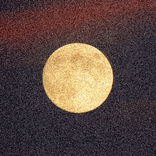
#> input picture Assignment_2/moon_noisy.png, 156 x 156 px, shrunk from 300 x 300 before the run
$ python Assignment_2.py
#> lines starting #> are read from the running program, lines starting #| are printed output that depends on the picture; after the words box and inside, x2 and y2 are one past the last pixel; in counts of white or black regions, pixels touching at a corner belong together
import numpy as np
import matplotlib.image as mpimg
from scipy.ndimage import convolve
import matplotlib.pyplot as plt
from scipy.ndimage import convolve
import matplotlib.pyplot as plt
from scipy import misc
from matplotlib.image import imread
from math import pi


def gaussian_kernel(size, sigma):
    """Creates a 2D Gaussian kernel."""
    kernel = np.zeros((size, size))
    center = size // 2

    if sigma == 0:
        kernel[center, center] = 1
        return kernel

    for x in range(size):
        for y in range(size):
            x_dist = (x - center) ** 2
            y_dist = (y - center) ** 2
            kernel[x, y] = np.exp(-(x_dist + y_dist) / (2 * sigma ** 2))

    # Normalize the kernel so that the sum equals 1
    kernel /= np.sum(kernel)

    return kernel


def Histogram(img):

    if np.max(img) <= 1:
        img = (255 * img).astype(int)
    # Count occurrences for each intensity level
    img_freq = np.zeros(256, dtype=int)
    for l in range(256):
       img_freq[l] = np.count_nonzero(img == l)

    return img_freq


def Within_class_variance(img):

    # Normalize the image to 0-255 range
    if np.max(img) <= 1:
        img = (255 * img).astype(int)

    var_w_lst = np.zeros(256, dtype = int)
    img_freq = Histogram(img)
    #print(coins_array)
    w_t = np.sum(img_freq)


    for t in range(256):
        mean_0 = 0
        mean_1 = 0
        var_0 = 0
        var_1 = 0
        w_0 = 0
        w_1 = 0
        for i in range(t + 1):
            w_0 += img_freq[i]

        for j in range(t + 1, 256):
            w_1 += img_freq[j]

        if  w_0 > 0:
            for i in range(t + 1):
                mean_0 += i * img_freq[i] / w_0
        if t < 255 and w_1 > 0:
            for j in range(t + 1, 256):
                mean_1 += j * img_freq[j] / w_1


        if  w_0 > 0:
            for i in range(t + 1):
                var_0 += ((i-mean_0)**2) * img_freq[i] / w_0
        if t < 255 and w_1 > 0:
            for j in range(t + 1, 256):
                var_1 += ((j-mean_1)**2) * img_freq[j] / w_1
        var_w = int((w_0*var_0 + w_1*var_1)/w_t)
        var_w_lst[t] = var_w

    return var_w_lst


# Load the original image (RGB)
img = mpimg.imread("moon_noisy.png")
#> img is the input picture: shape (156, 156, 3) float32; mean R, G, B 0.355, 0.279, 0.257
print("Image Shape:", img.shape)
#| Image Shape: (156, 156, 3)

# Split image into red, green, and blue channels
red_channel = img[:, :, 0]
green_channel = img[:, :, 1]
blue_channel = img[:, :, 2]
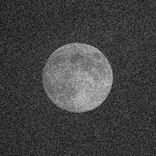
#> blue_channel: shape (156, 156) float32; min 0.0314, max 0.8, mean 0.257

# Create subplots
fig, axs1 = plt.subplots(2, 4, figsize=(20, 10))
fig, axs2 = plt.subplots(2, 4, figsize=(20, 10))
fig, axs3 = plt.subplots(2, 4, figsize=(20, 10))

# Apply Gaussian filters with different variances
n = 0
for variance in [0, 0.1, 0.5, 1, 2.5, 5, 10, 20]:
    kernel_size = 41
    sigma_g = variance
    gaussian_filter = gaussian_kernel(kernel_size, sigma_g)

    # Convolve the filter with each channel
    red_blurred_channel = convolve(red_channel, gaussian_filter)
    green_blurred_channel = convolve(green_channel, gaussian_filter)
    blue_blurred_channel = convolve(blue_channel, gaussian_filter)

    # Stack the channels back into an RGB image
    blurred_img = np.dstack((red_blurred_channel, green_blurred_channel, blue_blurred_channel))
    # Convert the blurred image to grayscale
    blurred_img_gray = np.dot(blurred_img, [0.2989, 0.5870, 0.1140])

    #binarize the blurred image
    within_variance = Within_class_variance(blurred_img_gray)
    optimal_within_variance = np.min(within_variance)
    threshold = np.argmin(within_variance)
    print("Threshold: {} \noptimal within-class variances for σ({})=:{}".format(threshold, variance, optimal_within_variance))
    binarized_img = np.zeros_like(blurred_img_gray)
    for i in range(binarized_img.shape[0]):
        for j in range(binarized_img.shape[1]):
            if blurred_img_gray[i, j] > threshold/255:
                binarized_img[i, j] = 255
            else:
                binarized_img[i, j] = 0

    # Plot the blurred image in axs1
    row = n // 4
    col = n % 4

    axs1[row, col].imshow(blurred_img)
    axs1[row, col].set_title(f"Blurred (σ_g={variance})")
    axs1[row, col].axis('off')

    # Calculate the histogram for the grayscale blurred image
    hist_values = Histogram(blurred_img_gray)

    # Plot the histogram in axs2
    axs2[row, col].plot(np.arange(0, 256), hist_values)
    axs2[row, col].set_title(f"Histogram (σ_g={variance})")
    axs2[row, col].set_xlim([0, 255])

    axs3[row, col].imshow(binarized_img, cmap='gray')
    axs3[row, col].set_title(f"Binarized image (σ_g={variance})")
    axs3[row, col].axis('off')

    n += 1
#> this loop made 8 passes
#> (optimal_within_variance, threshold) on passes 1 to 8: (253, 119), (253, 119), (190, 117), (164, 122), (209, 119), (280, 117), (355, 111), (383, 106)
#> (printed output is left out)
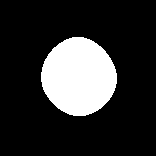
#> binarized_img: shape (156, 156) float64; 18.8% white; 1 white region, box (x1, y1, x2, y2) and area: (41, 37, 117, 116) 4579
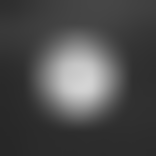
#> blurred_img_gray: shape (156, 156) float64; min 0.153, max 0.833, mean 0.299
#> after the loop, n = 8

# Show the plots
plt.show()
#> figure, not shown here; panel 1: curve peaks at x = 47, y = 580; panel 2: curve peaks at x = 47, y = 580; panel 3: curve peaks at x = 49, y = 695; panel 4: curve peaks at x = 45, y = 1042


def downsampling(img, factor):
    size = img.shape

    sampled_img = np.zeros((size[0]//factor, size[1]//factor), dtype=img.dtype)
    for i in range(size[0]//factor):
        for j in range(size[1]//factor):
            sampled_img[i, j] = img[i*factor, j*factor]
    return sampled_img


# write a function to upsample the image by a factor of 3

def upsampling(img, factor):
    size1 = img.shape  # original image size (113, 200)
    upsampled_img = np.zeros((int(size1[0] * factor), int(size1[1] * factor)), dtype=img.dtype)
    size = upsampled_img.shape  # upsampled image size

    for i in range(size[0]):  # Iterate over the rows of upsampled image
        for j in range(size[1]):  # Iterate over the columns of upsampled image
            a_i = i / factor  # Corresponding row in the original image
            a_j = j / factor  # Corresponding column in the original image

            if a_i == int(a_i) and a_j == int(a_j):
                # Direct copy from the original image
                upsampled_img[i, j] = img[int(a_i), int(a_j)]
            elif a_i != int(a_i) and a_j != int(a_j):
                # Bilinear interpolation
                if int(a_i) + 1 < size1[0] and int(a_j) + 1 < size1[1]:
                    interpolation_x1 = img[int(a_i), int(a_j)+1] + (img[int(a_i)+1, int(a_j)+1] - img[int(a_i), int(a_j)+1]) * (a_i - int(a_i))
                    interpolation_x2 = img[int(a_i), int(a_j)] + (img[int(a_i)+1, int(a_j)] - img[int(a_i), int(a_j)]) * (a_i - int(a_i))
                    interpolation_y1 = interpolation_x2 + (interpolation_x1 - interpolation_x2) * (a_j - int(a_j))
                    upsampled_img[i, j] = interpolation_y1
            elif a_i == int(a_i) and a_j != int(a_j):
                # Horizontal interpolation
                if int(a_j) + 1 < size1[1]:
                    interpolation_y1 = img[int(a_i), int(a_j)] + (img[int(a_i), int(a_j)+1] - img[int(a_i), int(a_j)]) * (a_j - int(a_j))
                    upsampled_img[i, j] = interpolation_y1
            elif a_i != int(a_i) and a_j == int(a_j):
                # Vertical interpolation
                if int(a_i) + 1 < size1[0]:
                    interpolation_x1 = img[int(a_i), int(a_j)] + (img[int(a_i)+1, int(a_j)] - img[int(a_i), int(a_j)]) * (a_i - int(a_i))
                    upsampled_img[i, j] = interpolation_x1

    return upsampled_img


# Load and display the original image
img_1 = mpimg.imread("flowers.png")
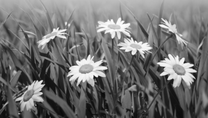
#> input picture Assignment_2/flowers.png, 208 x 118 px, shrunk from 400 x 227 before the run
#> img_1 is the input picture: shape (118, 208) float32; min 0.0235, max 1, mean 0.447

downsampled_img = downsampling(img_1, 2)
#> in downsampling, `sampled_img = np.zeros((size[0]//factor, size[1]//factor), dtype=img.d..`: sampled_img: shape (59, 104) float32; every value is 0

# Create subplots with 1 row and 2 columns
fig, ax = plt.subplots(1, 2, figsize=(10, 5))

# Display the original image
ax[0].imshow(img_1, cmap='gray')
ax[0].set_title('Original Image')
ax[0].axis('off')  # Hide the axis
print("Original image shape:", img_1.shape)
#| Original image shape: (118, 208)

# Display the downsampled image
downsampled_img = downsampling(img_1, 2)
ax[1].imshow(downsampled_img, cmap='gray')
ax[1].set_title('Downsampled Image')
ax[1].axis('off')  # Hide the axis
print("Downsampled image shape:", downsampled_img.shape)
#| Downsampled image shape: (59, 104)

# Display the images
plt.show()


# Question 2(a)
down_up_sampled_img = upsampling(downsampled_img, 3)
#> in upsampling, `upsampled_img = np.zeros((int(size1[0] * factor), int(size1[1] * facto..`: upsampled_img: shape (177, 312) float32; every value is 0
print("Downsampled followed by upsampled image shape:", down_up_sampled_img.shape)
#| Downsampled followed by upsampled image shape: (177, 312)

# Save the downsampled followed by upsampled image
mpimg.imsave("down_up_sampled.png", down_up_sampled_img, cmap='gray')

# Question 2(b)
up_sampled_img = upsampling(img_1, 1.5)
print("Upsampled image shape:", up_sampled_img.shape)
#| Upsampled image shape: (177, 312)

# Save the upsampled image
mpimg.imsave("up_sampled.png", up_sampled_img, cmap='gray')


# Create subplots to plot both the upsampled images
fig, ax = plt.subplots(1, 2, figsize=(10, 5))

# Display the downsampled followed by upsampled image
ax[0].imshow(down_up_sampled_img, cmap='gray')
ax[0].set_title('Downsampled & Upsampled Image')
ax[0].axis('off')  # Hide the axis

# Display the upsampled image
ax[1].imshow(up_sampled_img, cmap='gray')
ax[1].set_title('Upsampled Image')
ax[1].axis('off')  # Hide the axis

# Show the plot
plt.show()
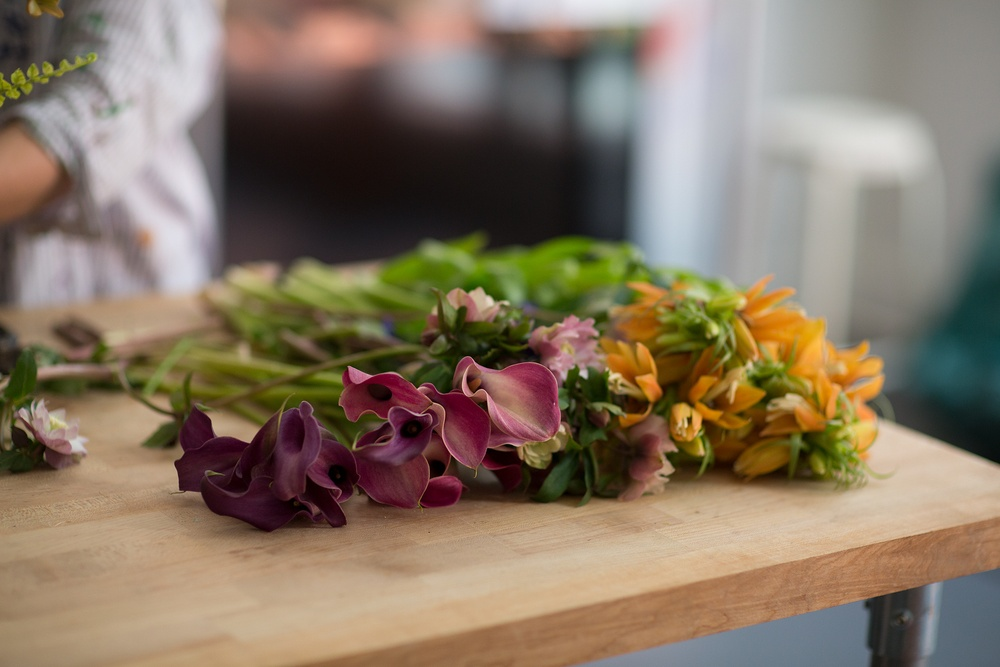
#> input picture Assignment_2/brightness_contrast.jpg, 1000 x 667 px, shrunk from 1920 x 1280 before the run
#> further down, original_image is the input picture: shape (667, 1000, 3); mean R, G, B 133.5, 117.8, 99


# Function to display images using matplotlib
def display_images(original, adjusted, title1="Original", title2="Adjusted"):
    fig, axes = plt.subplots(1, 2, figsize=(10, 5))

    axes[0].imshow(original)
    axes[0].set_title(title1)
    axes[0].axis('off')

    axes[1].imshow(adjusted)
    axes[1].set_title(title2)
    axes[1].axis('off')

    plt.show()


# Adjust brightness
def brightnessAdjust(fname, p):
    # Read the image
#> called with fname = 'brightness_contrast.jpg', p = 0
    img = imread(fname)

    # p: brightness factor (0 <= p <= 1)
    if p < 0 or p > 1:
        raise ValueError("p must be between 0 and 1")

    # Adjust brightness
    else:
        return np.clip(2*(p-0.5)*255 +img, 0, 255).astype(np.uint8)
#> returned value: shape (667, 1000, 3); every value is 0


def contrastAdjust(img, p):
    # Ensure p is between 0 and 1
#> called with p = 0
    if p < 0 or p > 1:
        raise ValueError("p must be between 0 and 1")

    # Calculate the mean for each channel (R, G, B) separately
    mean = np.mean(img, axis=(0, 1), keepdims=True)
#> mean = [[133.5, 117.8, 98.99]]
    theta = pi/4 + pi/2*(p-0.5)
    p_slope = np.tan(theta)
#> p_slope = 0
    y = p_slope * (img - mean) + mean
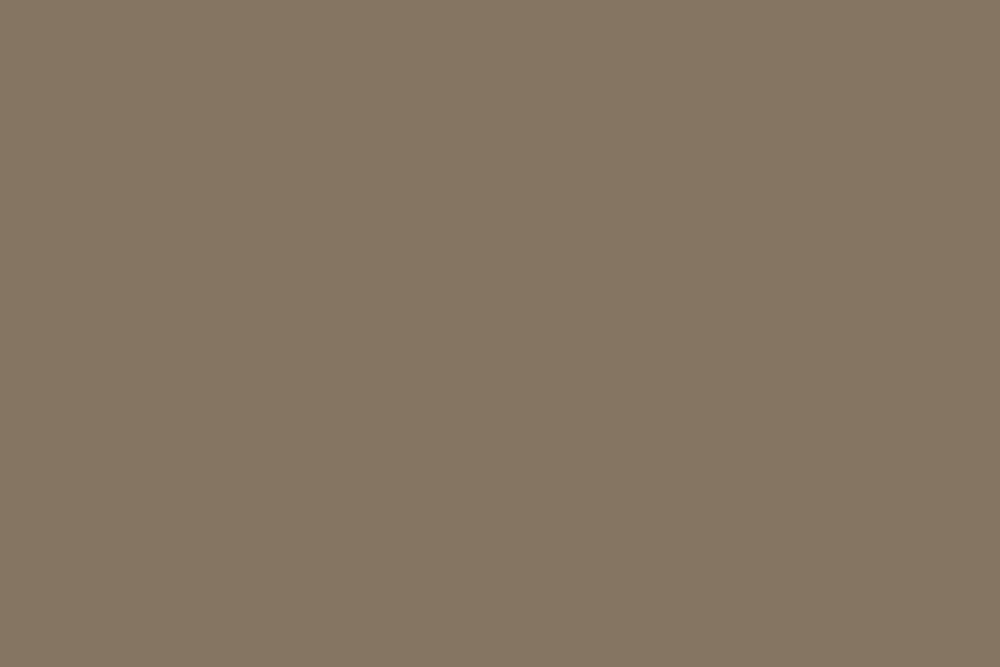
#> y: shape (667, 1000, 3) float64; mean R, G, B 133.5, 117.8, 99
    adjusted_img = np.clip(y, 0, 255).astype(np.uint8)

    return adjusted_img


# Load an image file
original_image = imread('brightness_contrast.jpg')

# Create two subplots for brightness and contrast adjustments
fig1, axs1 = plt.subplots(2, 5, figsize=(20, 10))  # For brightness adjustments
fig2, axs2 = plt.subplots(2, 5, figsize=(20, 10))  # For contrast adjustments

n = 0

for p in [0, 0.1, 0.3, 0.4, 0.5, 0.6, 0.7, 0.8, 0.9, 1]:
    # Adjust brightness and contrast
    brightness_img = brightnessAdjust('brightness_contrast.jpg', p)
    contrast_img = contrastAdjust(original_image, p)  # Pass the original image array here

    row = n // 5  # Adjust row and col calculation based on 5 columns
    col = n % 5

    # Display brightness-adjusted images
    axs1[row, col].imshow(brightness_img)
    axs1[row, col].set_title(f"Brightness (p={p})")
    axs1[row, col].axis('off')

    # Display contrast-adjusted images
    axs2[row, col].imshow(contrast_img)
    axs2[row, col].set_title(f"Contrast (p={p})")
    axs2[row, col].axis('off')

    n += 1  # Increment counter

# Show the plots
plt.show()
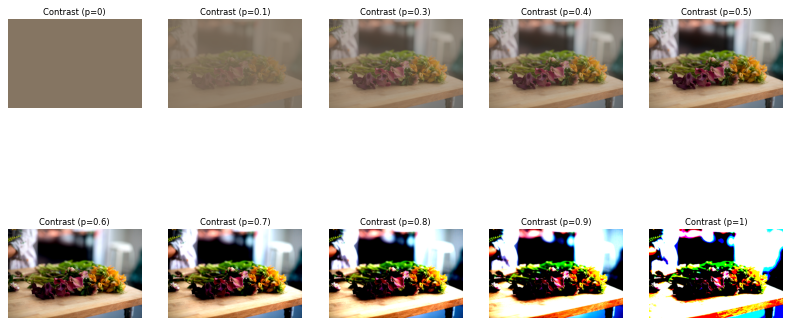
#> figure drawn by matplotlib, 10 panels
